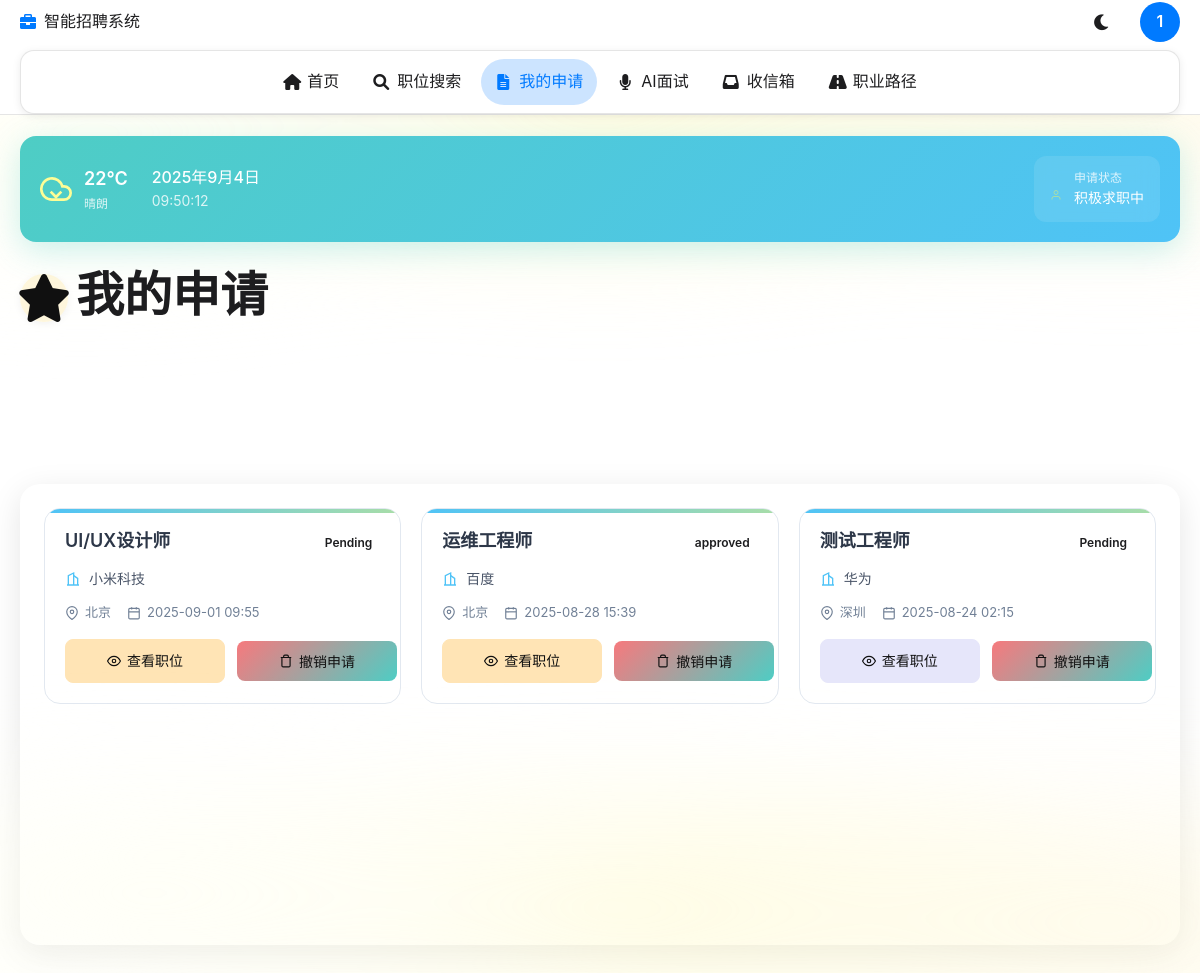
The page /smartrecruit/candidate/applications/my_applications (signed in) on the database its author committed.
### app/models.py (models this page shows, shortened)
    class UserMixin:
        pass  # Flask-Login 方法将在User模型中实现

class User(UserMixin, db.Model):
    id = db.Column(db.Integer, primary_key=True)
    first_name = db.Column(db.String(100), nullable=False)
    last_name = db.Column(db.String(100), nullable=False)
    company_name = db.Column(db.String(100), nullable=False)
    position = db.Column(db.String(100))  # 可选职位字段
    email = db.Column(db.String(120), unique=True, nullable=False)
    phone_number = db.Column(db.String(15), nullable=False)
    birthday = db.Column(db.String(10), nullable=False)
    password = db.Column(db.String(60), nullable=False)
    cv_file = db.Column(db.String(120))
    profile_photo = db.Column(db.String(120))
    cv_data = db.Column(db.LargeBinary)  # 可选的简历二进制
    is_hr = db.Column(db.Boolean, default=False)  # HR标识
    user_type = db.Column(db.String(20), default='candidate')  # candidate, employee, supervisor, executive
    department = db.Column(db.String(100))  # 部门
    employee_id = db.Column(db.String(50), unique=True)  # 员工编号
    supervisor_id = db.Column(db.Integer, db.ForeignKey('user.id'))  # 主管ID
    hire_date = db.Column(db.Date)  # 入职日期
    bio = db.Column(db.Text)  # 个人简介
    skills = db.Column(db.Text)  # 技能标签（JSON格式存储）
    education = db.Column(db.Text)  # 教育经历
    experience = db.Column(db.Text)  # 工作经历
    is_active = db.Column(db.Boolean, default=True)  # 账号是否活跃
    deactivated_at = db.Column(db.DateTime)  # 注销时间
    deactivated_by = db.Column(db.Integer, db.ForeignKey('user.id'))  # 注销操作人ID

class Job(db.Model):
    id = db.Column(db.Integer, primary_key=True)
    title = db.Column(db.String(100), nullable=False)
    company_name = db.Column(db.String(100), nullable=False, default='未知公司')
    location = db.Column(db.String(100), nullable=False)
    description = db.Column(db.Text, nullable=False)
    requirements = db.Column(db.Text, nullable=True)
    salary = db.Column(db.String(50), nullable=False)
    job_type = db.Column(db.String(20), nullable=True, default='全职')  # 全职、兼职、实习、远程
    experience_level = db.Column(db.String(20), nullable=True, default='不限')  # 初级、中级、高级、专家
    date_posted = db.Column(db.DateTime, nullable=False, default=datetime.utcnow)
    created_at = db.Column(db.DateTime, nullable=False, default=datetime.utcnow)
    user_id = db.Column(db.Integer, db.ForeignKey('user.id'), nullable=False)
    positions_needed = db.Column(db.Integer, nullable=False, default=1)
    min_age = db.Column(db.Integer)
    max_age = db.Column(db.Integer)
    education_requirement = db.Column(db.String(100))
    experience_years = db.Column(db.Integer)
    skills_required = db.Column(db.Text)
    benefits = db.Column(db.Text)
    contact_email = db.Column(db.String(120))
    contact_phone = db.Column(db.String(15))
    application_deadline = db.Column(db.DateTime)
    department = db.Column(db.String(100))

class Application(db.Model):
    id = db.Column(db.Integer, primary_key=True)
    user_id = db.Column(db.Integer, db.ForeignKey('user.id'), nullable=False)
    job_id = db.Column(db.Integer, db.ForeignKey('job.id'), nullable=False)
    message = db.Column(db.Text, nullable=False)
    timestamp = db.Column(db.DateTime, default=datetime.utcnow)
    status = db.Column(db.String(20), nullable=False, default='Pending')
    is_active = db.Column(db.Boolean, default=True)  # 添加活跃状态字段
    user = db.relationship('User', backref=db.backref('applications', lazy=True))
    job = db.relationship('Job', backref=db.backref('applications', lazy=True))
    __table_args__ = (db.UniqueConstraint('user_id', 'job_id', name='unique_user_job_application'),)

### smartrecruit_system/candidate_module/applications.py (the view)
@applications_bp.route('/my_applications')
def my_applications():
    if g.user is None:
        flash('请先登录。', 'danger')
        return redirect(url_for('common.auth.sign'))
    applications = Application.query.filter_by(user_id=g.user.id, is_active=True).order_by(Application.timestamp.desc()).all()
    applications_with_jobs = []
    for app in applications:
        job = Job.query.get(app.job_id)
        if job:
            applications_with_jobs.append({
                'application': app,
                'job': job
            })
    return render_template('smartrecruit/candidate/view_applications.html',
                         applications=applications_with_jobs)

### app/templates/smartrecruit/candidate/view_applications.html (shortened to what this page needs)
{% extends "smartrecruit/candidate/base_ios_new.html" %}
{% block content %}
<section class="section" id="applications">
    <div style="width: 100%; max-width: 1400px;">
        <div class="top-info-bar animate-fade-in-down">
            <div class="info-left">
                <div class="weather-widget">
                    <svg class="weather-icon" viewBox="0 0 24 24" fill="none" stroke="currentColor" stroke-width="2">
                        <path d="M18 10h-1.26A8 8 0 1 0 9 20h9a5 5 0 0 0 0-10z"/>
                        <path d="M8 14l4 4 4-4"/>
                    </svg>
                    <div class="weather-info">
                        <span class="weather-temp">22°C</span>
                        <span class="weather-desc">晴朗</span>
                    </div>
                </div>
                <div class="date-info">
                    <div class="current-date" id="currentDate"></div>
                    <div class="current-time" id="currentTime"></div>
                </div>
            </div>
            <div class="info-right">
                <div class="user-status-card">
                    <div class="status-icon">
                        <svg viewBox="0 0 24 24" fill="none" stroke="currentColor" stroke-width="2">
                            <path d="M20 21v-2a4 4 0 0 0-4-4H8a4 4 0 0 0-4 4v2"/>
                            <circle cx="12" cy="7" r="4"/>
                        </svg>
                    </div>
                    <div class="status-info">
                        <div class="status-title">申请状态</div>
                        <div class="status-value">积极求职中</div>
                    </div>
                </div>
            </div>
        </div>
        <h1 class="section-title animate-fade-in-up">我的申请</h1>
        <div class="stats-grid animate-fade-in-up" style="margin-top: 20px;">
        </div>
        <div class="applications-container animate-fade-in-up" style="margin-top: 20px;">
            {% if applications and applications|length > 0 %}
            <div class="applications-grid">
                {% for item in applications %}
                <div class="application-card animate-slide-in-up" style="animation-delay: 0.1s;">
                    <div class="application-header">
                        <div class="job-title">{{ item.job.title }}</div>
                        <div class="status-badge status-{{ item.application.status }}">
                            {% if item.application.status == 'pending' %}
                                <svg class="status-icon" viewBox="0 0 24 24" fill="none" stroke="currentColor" stroke-width="2">
                                    <circle cx="12" cy="12" r="10"/>
                                    <polyline points="12,6 12,12 16,14"/>
                                </svg>
                                待处理
                            {% else %}
                                {{ item.application.status }}
                            {% endif %}
                        </div>
                    </div>
                    <div class="application-company">
                        <svg class="company-icon" viewBox="0 0 24 24" fill="none" stroke="currentColor" stroke-width="2">
                            <path d="M3 21h18"/>
                            <path d="M5 21V7l8-4v18"/>
                            <path d="M19 21V11l-6-4"/>
                        </svg>
                        {{ item.job.company_name }}
                    </div>
                    <div class="application-details">
                        <div class="application-location">
                            <svg class="location-icon" viewBox="0 0 24 24" fill="none" stroke="currentColor" stroke-width="2">
                                <path d="M21 10c0 7-9 13-9 13s-9-6-9-13a9 9 0 0 1 18 0z"/>
                                <circle cx="12" cy="10" r="3"/>
                            </svg>
                            {{ item.job.location }}
                        </div>
                        <div class="application-date">
                            <svg class="date-icon" viewBox="0 0 24 24" fill="none" stroke="currentColor" stroke-width="2">
                                <rect x="3" y="4" width="18" height="18" rx="2" ry="2"/>
                                <line x1="16" y1="2" x2="16" y2="6"/>
                                <line x1="8" y1="2" x2="8" y2="6"/>
                                <line x1="3" y1="10" x2="21" y2="10"/>
                            </svg>
                            {{ item.application.timestamp.strftime('%Y-%m-%d %H:%M') if item.application.timestamp else '' }}
                        </div>
                    </div>
                    <div class="application-actions">
                        <a href="{{ url_for('smartrecruit.candidate.jobs.job_detail', job_id=item.job.id) }}" class="btn btn-outline">
                            <svg viewBox="0 0 24 24" fill="none" stroke="currentColor" stroke-width="2">
                                <path d="M1 12s4-8 11-8 11 8 11 8-4 8-11 8-11-8-11-8z"/>
                                <circle cx="12" cy="12" r="3"/>
                            </svg>
                            查看职位
                        </a>
                    {% if item.application.is_active %}
                            <form method="post" action="{{ url_for('smartrecruit.candidate.applications.withdraw', application_id=item.application.id) }}" style="display:inline;">
                                <button type="submit" class="btn btn-danger withdraw-btn" data-app-id="{{ item.application.id }}">
                                    <svg viewBox="0 0 24 24" fill="none" stroke="currentColor" stroke-width="2">
                                        <polyline points="3,6 5,6 21,6"/>
                                        <path d="M19,6v14a2,2 0 0,1 -2,2H7a2,2 0 0,1 -2,-2V6m3,0V4a2,2 0 0,1 2,-2h4a2,2 0 0,1 2,2v2"/>
                                    </svg>
                                    撤销申请
                                </button>
                        </form>
                    {% else %}
                            <span class="withdrawn-status">已撤销</span>
                    {% endif %}
                    </div>
                </div>
            {% endfor %}
            </div>
    {% endif %}
</div>
            </div>
</section>
{% endblock %}

### app/templates/smartrecruit/candidate/base_ios_new.html (shortened to what this page needs)
<!DOCTYPE html>
<html lang="zh-CN">
<head>
    <link href="https://cdnjs.cloudflare.com/ajax/libs/font-awesome/6.0.0/css/all.min.css" rel="stylesheet">
    <link rel="stylesheet" href="{{ url_for('static', filename='candidate_ios_new.css') }}">
</head>
<body>
    <nav class="navbar" id="navbar">
        <div class="navbar-container">
            <div class="navbar-left">
                <div class="navbar-brand" onclick="window.location.href='{{ url_for('smartrecruit.candidate.home') }}'" style="cursor:pointer;display:flex;align-items:center;gap:8px;">
                    <i class="fas fa-briefcase" style="color:#007aff;"></i>
                    <span>智能招聘系统</span>
                </div>
            </div>
            <div class="navbar-right">
                <button class="nav-btn theme-toggle" onclick="toggleTheme()" title="切换主题">
                    <i class="fas fa-moon" id="themeIcon"></i>
                </button>
                <div class="user-menu">
                    <div class="user-avatar" onclick="toggleUserMenu()" title="{{ user.first_name if user else '用户' }}">
                        {% if user and user.profile_photo %}
                            <img src="{{ url_for('static', filename='uploads/photos/' ~ user.profile_photo) }}" alt="头像">
                        {% else %}
                            {{ user.first_name[0] if user and user.first_name else 'U' }}
                        {% endif %}
                    </div>
                </div>
            </div>
        </div>
        <div class="navbar-menu">
            <a href="{{ url_for('smartrecruit.candidate.home') }}" class="menu-item {% if request.endpoint == 'smartrecruit.candidate.home' %}active{% endif %}">
                <i class="fas fa-home"></i>
                <span>首页</span>
            </a>
            <a href="{{ url_for('smartrecruit.candidate.jobs.job_search') }}" class="menu-item {% if 'job_search' in request.endpoint %}active{% endif %}">
                <i class="fas fa-search"></i>
                <span>职位搜索</span>
            </a>
            <a href="{{ url_for('smartrecruit.candidate.applications.my_applications') }}" class="menu-item {% if 'applications' in request.endpoint %}active{% endif %}">
                <i class="fas fa-file-alt"></i>
                <span>我的申请</span>
            </a>
            <a href="{{ url_for('smartrecruit.candidate.applications.ai_interview_hub') }}" class="menu-item {% if request.endpoint == 'smartrecruit.candidate.applications.ai_interview_hub' %}active{% endif %}">
                <i class="fas fa-microphone"></i>
                <span>AI面试</span>
            </a>
            <a href="{{ url_for('smartrecruit.candidate.messages_inbox') }}" class="menu-item {% if request.endpoint == 'smartrecruit.candidate.messages_inbox' %}active{% endif %}">
                <i class="fas fa-inbox"></i>
                <span>收信箱</span>
            </a>
            <a href="{{ url_for('smartrecruit.candidate.profile.career_path') }}" class="menu-item {% if 'career_path' in request.endpoint %}active{% endif %}">
                <i class="fas fa-road"></i>
                <span>职业路径</span>
            </a>
        </div>
    </nav>
    <main class="main-content">
        {% block content %}{% endblock %}
    </main>
</body>
</html>

### rows shown on the page
User: first_name "1"
Job: job "UI/UX设计师", job.company_name "小米科技", job.location "北京"
Application: application.status "Pending", application.timestamp "2025-09-01 09:55", is_active True (drawn)
Job: job "运维工程师", job.company_name "百度", job.location "北京"
Application: application.status "approved", application.timestamp "2025-08-28 15:39", is_active True (drawn)
Job: job "测试工程师", job.company_name "华为", job.location "深圳"
Application: application.status "Pending", application.timestamp "2025-08-24 02:15", is_active True (drawn)
